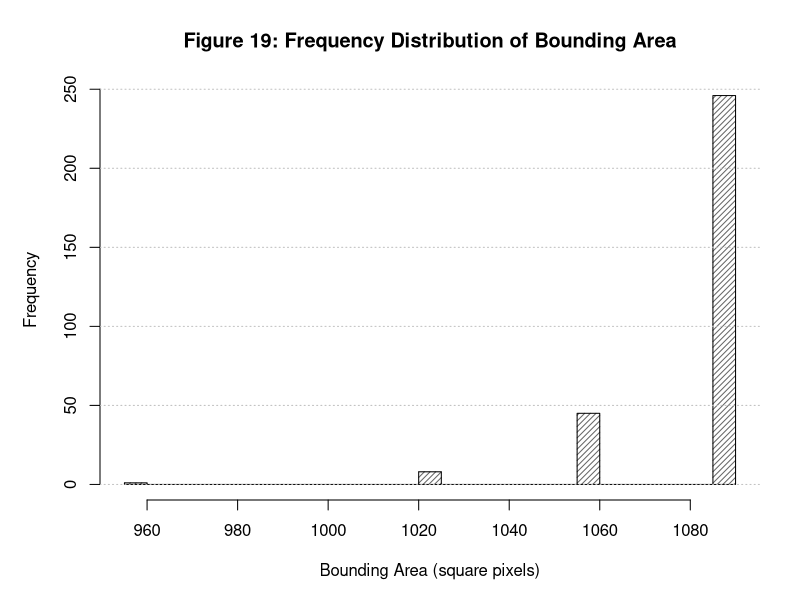

Write the R code that produced this figure.
# =====================================================================
# Figure 19: Distribution of Bounding Area (Descriptive) - B&W / Print-Optimized
# =====================================================================

dir.create("figures", showWarnings = FALSE)
nmnist_data <- read.csv("nmnist_features.csv")

cat("Generating Figure 19: Histogram of Bounding Area...\n")
png("figures/fig19_bounding_area_hist.png", width = 2400, height = 1800, res = 300)
par(mar = c(5, 5, 4, 2))

hist(nmnist_data$bounding_area, 
     breaks = 25, 
     col = "gray40", 
     density = 25,
     angle = 45,
     border = "black",
     main = "Figure 19: Frequency Distribution of Bounding Area", 
     xlab = "Bounding Area (square pixels)", 
     ylab = "Frequency",
     cex.main = 1.2, cex.lab = 1.0)

grid(nx = NA, ny = NULL, col = "gray75", lty = "dotted")
dev.off()

cat("Successfully generated figures/fig19_bounding_area_hist.png\n")
